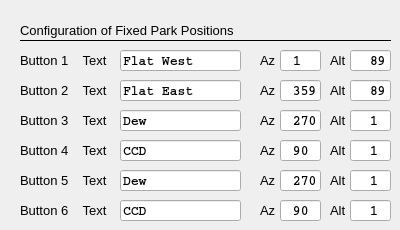
     <widget class="QWidget" name="tab_10">
      <attribute name="title">
       <string>Park Positions Config</string>
      </attribute>
      <widget class="QLineEdit" name="le_altParkPos3">
       <property name="geometry">
        <rect>
         <x>350</x>
         <y>110</y>
         <width>41</width>
         <height>21</height>
        </rect>
       </property>
       <property name="font">
        <font>
         <family>Courier</family>
         <pointsize>10</pointsize>
         <weight>75</weight>
         <bold>true</bold>
        </font>
       </property>
       <property name="mouseTracking">
        <bool>false</bool>
       </property>
       <property name="acceptDrops">
        <bool>false</bool>
       </property>
       <property name="layoutDirection">
        <enum>Qt::RightToLeft</enum>
       </property>
       <property name="inputMask">
        <string>99</string>
       </property>
       <property name="text">
        <string>1</string>
       </property>
       <property name="alignment">
        <set>Qt::AlignRight|Qt::AlignTrailing|Qt::AlignVCenter</set>
       </property>
       <property name="readOnly">
        <bool>false</bool>
       </property>
      </widget>
      <widget class="QLineEdit" name="le_parkPos3Text">
       <property name="geometry">
        <rect>
         <x>120</x>
         <y>110</y>
         <width>121</width>
         <height>21</height>
        </rect>
       </property>
       <property name="font">
        <font>
         <family>Courier</family>
         <pointsize>10</pointsize>
         <weight>75</weight>
         <bold>true</bold>
        </font>
       </property>
       <property name="mouseTracking">
        <bool>false</bool>
       </property>
       <property name="acceptDrops">
        <bool>false</bool>
       </property>
       <property name="toolTip">
        <string>Button text park menu 3</string>
       </property>
       <property name="layoutDirection">
        <enum>Qt::RightToLeft</enum>
       </property>
       <property name="text">
        <string>Dew</string>
       </property>
       <property name="alignment">
        <set>Qt::AlignLeading|Qt::AlignLeft|Qt::AlignVCenter</set>
       </property>
       <property name="readOnly">
        <bool>false</bool>
       </property>
      </widget>
      <widget class="QLineEdit" name="le_parkPos1Text">
       <property name="geometry">
        <rect>
         <x>120</x>
         <y>50</y>
         <width>121</width>
         <height>21</height>
        </rect>
       </property>
       <property name="font">
        <font>
         <family>Courier</family>
         <pointsize>10</pointsize>
         <weight>75</weight>
         <bold>true</bold>
        </font>
       </property>
       <property name="mouseTracking">
        <bool>false</bool>
       </property>
       <property name="acceptDrops">
        <bool>false</bool>
       </property>
       <property name="toolTip">
        <string>Button text park menu 1</string>
       </property>
       <property name="layoutDirection">
        <enum>Qt::RightToLeft</enum>
       </property>
       <property name="text">
        <string>Flat West</string>
       </property>
       <property name="readOnly">
        <bool>false</bool>
       </property>
      </widget>
      <widget class="QLabel" name="label_19">
       <property name="geometry">
        <rect>
         <x>260</x>
         <y>50</y>
         <width>21</width>
         <height>21</height>
        </rect>
       </property>
       <property name="font">
        <font>
         <pointsize>10</pointsize>
        </font>
       </property>
       <property name="text">
        <string>Az</string>
       </property>
      </widget>
      <widget class="QLabel" name="label_43">
       <property name="geometry">
        <rect>
         <x>260</x>
         <y>80</y>
         <width>21</width>
         <height>21</height>
        </rect>
       </property>
       <property name="font">
        <font>
         <pointsize>10</pointsize>
        </font>
       </property>
       <property name="text">
        <string>Az</string>
       </property>
      </widget>
      <widget class="QLabel" name="label_54">
       <property name="geometry">
        <rect>
         <x>20</x>
         <y>20</y>
         <width>221</width>
         <height>21</height>
        </rect>
       </property>
       <property name="font">
        <font>
         <pointsize>10</pointsize>
        </font>
       </property>
       <property name="text">
        <string>Configuration of Fixed Park Positions </string>
       </property>
      </widget>
      <widget class="QLineEdit" name="le_azParkPos3">
       <property name="geometry">
        <rect>
         <x>280</x>
         <y>110</y>
         <width>41</width>
         <height>21</height>
        </rect>
       </property>
       <property name="font">
        <font>
         <family>Courier</family>
         <pointsize>10</pointsize>
         <weight>75</weight>
         <bold>true</bold>
        </font>
       </property>
       <property name="mouseTracking">
        <bool>false</bool>
       </property>
       <property name="acceptDrops">
        <bool>false</bool>
       </property>
       <property name="layoutDirection">
        <enum>Qt::RightToLeft</enum>
       </property>
       <property name="inputMask">
        <string>999</string>
       </property>
       <property name="text">
        <string>270</string>
       </property>
       <property name="alignment">
        <set>Qt::AlignRight|Qt::AlignTrailing|Qt::AlignVCenter</set>
       </property>
       <property name="readOnly">
        <bool>false</bool>
       </property>
      </widget>
      <widget class="QLineEdit" name="le_parkPos2Text">
       <property name="geometry">
        <rect>
         <x>120</x>
         <y>80</y>
         <width>121</width>
         <height>21</height>
        </rect>
       </property>
       <property name="font">
        <font>
         <family>Courier</family>
         <pointsize>10</pointsize>
         <weight>75</weight>
         <bold>true</bold>
        </font>
       </property>
       <property name="mouseTracking">
        <bool>false</bool>
       </property>
       <property name="acceptDrops">
        <bool>false</bool>
       </property>
       <property name="toolTip">
        <string>Button text park menu 2</string>
       </property>
       <property name="layoutDirection">
        <enum>Qt::RightToLeft</enum>
       </property>
       <property name="text">
        <string>Flat East</string>
       </property>
       <property name="alignment">
        <set>Qt::AlignLeading|Qt::AlignLeft|Qt::AlignVCenter</set>
       </property>
       <property name="readOnly">
        <bool>false</bool>
       </property>
      </widget>
      <widget class="QLineEdit" name="le_azParkPos1">
       <property name="geometry">
        <rect>
         <x>280</x>
         <y>50</y>
         <width>41</width>
         <height>21</height>
        </rect>
       </property>
       <property name="font">
        <font>
         <family>Courier</family>
         <pointsize>10</pointsize>
         <weight>75</weight>
         <bold>true</bold>
        </font>
       </property>
       <property name="mouseTracking">
        <bool>false</bool>
       </property>
       <property name="acceptDrops">
        <bool>false</bool>
       </property>
       <property name="layoutDirection">
        <enum>Qt::RightToLeft</enum>
       </property>
       <property name="inputMask">
        <string>999</string>
       </property>
       <property name="text">
        <string>1</string>
       </property>
       <property name="alignment">
        <set>Qt::AlignRight|Qt::AlignTrailing|Qt::AlignVCenter</set>
       </property>
       <property name="readOnly">
        <bool>false</bool>
       </property>
      </widget>
      <widget class="QLabel" name="label_45">
       <property name="geometry">
        <rect>
         <x>330</x>
         <y>80</y>
         <width>21</width>
         <height>21</height>
        </rect>
       </property>
       <property name="font">
        <font>
         <pointsize>10</pointsize>
        </font>
       </property>
       <property name="text">
        <string>Alt</string>
       </property>
      </widget>
      <widget class="QLineEdit" name="le_altParkPos4">
       <property name="geometry">
        <rect>
         <x>350</x>
         <y>140</y>
         <width>41</width>
         <height>21</height>
        </rect>
       </property>
       <property name="font">
        <font>
         <family>Courier</family>
         <pointsize>10</pointsize>
         <weight>75</weight>
         <bold>true</bold>
        </font>
       </property>
       <property name="mouseTracking">
        <bool>false</bool>
       </property>
       <property name="acceptDrops">
        <bool>false</bool>
       </property>
       <property name="layoutDirection">
        <enum>Qt::RightToLeft</enum>
       </property>
       <property name="inputMask">
        <string>99</string>
       </property>
       <property name="text">
        <string>1</string>
       </property>
       <property name="alignment">
        <set>Qt::AlignRight|Qt::AlignTrailing|Qt::AlignVCenter</set>
       </property>
       <property name="readOnly">
        <bool>false</bool>
       </property>
      </widget>
      <widget class="QLineEdit" name="le_altParkPos1">
       <property name="geometry">
        <rect>
         <x>350</x>
         <y>50</y>
         <width>41</width>
         <height>21</height>
        </rect>
       </property>
       <property name="font">
        <font>
         <family>Courier</family>
         <pointsize>10</pointsize>
         <weight>75</weight>
         <bold>true</bold>
        </font>
       </property>
       <property name="mouseTracking">
        <bool>false</bool>
       </property>
       <property name="acceptDrops">
        <bool>false</bool>
       </property>
       <property name="layoutDirection">
        <enum>Qt::RightToLeft</enum>
       </property>
       <property name="inputMask">
        <string>99</string>
       </property>
       <property name="text">
        <string>89</string>
       </property>
       <property name="alignment">
        <set>Qt::AlignRight|Qt::AlignTrailing|Qt::AlignVCenter</set>
       </property>
       <property name="readOnly">
        <bool>false</bool>
       </property>
      </widget>
      <widget class="QLabel" name="label_2">
       <property name="geometry">
        <rect>
         <x>20</x>
         <y>50</y>
         <width>121</width>
         <height>21</height>
        </rect>
       </property>
       <property name="font">
        <font>
         <pointsize>10</pointsize>
        </font>
       </property>
       <property name="text">
        <string>Button 1    Text</string>
       </property>
      </widget>
      <widget class="QLineEdit" name="le_altParkPos2">
       <property name="geometry">
        <rect>
         <x>350</x>
         <y>80</y>
         <width>41</width>
         <height>21</height>
        </rect>
       </property>
       <property name="font">
        <font>
         <family>Courier</family>
         <pointsize>10</pointsize>
         <weight>75</weight>
         <bold>true</bold>
        </font>
       </property>
       <property name="mouseTracking">
        <bool>false</bool>
       </property>
       <property name="acceptDrops">
        <bool>false</bool>
       </property>
       <property name="layoutDirection">
        <enum>Qt::RightToLeft</enum>
       </property>
       <property name="inputMask">
        <string>99</string>
       </property>
       <property name="text">
        <string>89</string>
       </property>
       <property name="alignment">
        <set>Qt::AlignRight|Qt::AlignTrailing|Qt::AlignVCenter</set>
       </property>
       <property name="readOnly">
        <bool>false</bool>
       </property>
      </widget>
      <widget class="QLabel" name="label_51">
       <property name="geometry">
        <rect>
         <x>330</x>
         <y>140</y>
         <width>21</width>
         <height>21</height>
        </rect>
       </property>
       <property name="font">
        <font>
         <pointsize>10</pointsize>
        </font>
       </property>
       <property name="text">
        <string>Alt</string>
       </property>
      </widget>
      <widget class="QLabel" name="label_50">
       <property name="geometry">
        <rect>
         <x>20</x>
         <y>140</y>
         <width>121</width>
         <height>21</height>
        </rect>
       </property>
       <property name="font">
        <font>
         <pointsize>10</pointsize>
        </font>
       </property>
       <property name="text">
        <string>Button 4    Text</string>
       </property>
      </widget>
      <widget class="QLabel" name="label_44">
       <property name="geometry">
        <rect>
         <x>20</x>
         <y>80</y>
         <width>121</width>
         <height>21</height>
        </rect>
       </property>
       <property name="font">
        <font>
         <pointsize>10</pointsize>
        </font>
       </property>
       <property name="text">
        <string>Button 2    Text</string>
       </property>
      </widget>
      <widget class="QLineEdit" name="le_azParkPos2">
       <property name="geometry">
        <rect>
         <x>280</x>
         <y>80</y>
         <width>41</width>
         <height>21</height>
        </rect>
       </property>
       <property name="font">
        <font>
         <family>Courier</family>
         <pointsize>10</pointsize>
         <weight>75</weight>
         <bold>true</bold>
        </font>
       </property>
       <property name="mouseTracking">
        <bool>false</bool>
       </property>
       <property name="acceptDrops">
        <bool>false</bool>
       </property>
       <property name="layoutDirection">
        <enum>Qt::RightToLeft</enum>
       </property>
       <property name="inputMask">
        <string>999</string>
       </property>
       <property name="text">
        <string>359</string>
       </property>
       <property name="alignment">
        <set>Qt::AlignRight|Qt::AlignTrailing|Qt::AlignVCenter</set>
       </property>
       <property name="readOnly">
        <bool>false</bool>
       </property>
      </widget>
      <widget class="QLabel" name="label_49">
       <property name="geometry">
        <rect>
         <x>260</x>
         <y>140</y>
         <width>21</width>
         <height>21</height>
        </rect>
       </property>
       <property name="font">
        <font>
         <pointsize>10</pointsize>
        </font>
       </property>
       <property name="text">
        <string>Az</string>
       </property>
      </widget>
      <widget class="QLabel" name="label_3">
       <property name="geometry">
        <rect>
         <x>330</x>
         <y>50</y>
         <width>21</width>
         <height>21</height>
        </rect>
       </property>
       <property name="font">
        <font>
         <pointsize>10</pointsize>
        </font>
       </property>
       <property name="text">
        <string>Alt</string>
       </property>
      </widget>
      <widget class="Line" name="line_4">
       <property name="geometry">
        <rect>
         <x>20</x>
         <y>30</y>
         <width>371</width>
         <height>21</height>
        </rect>
       </property>
       <property name="font">
        <font>
         <pointsize>10</pointsize>
        </font>
       </property>
       <property name="frameShadow">
        <enum>QFrame::Plain</enum>
       </property>
       <property name="orientation">
        <enum>Qt::Horizontal</enum>
       </property>
      </widget>
      <widget class="QLineEdit" name="le_azParkPos4">
       <property name="geometry">
        <rect>
         <x>280</x>
         <y>140</y>
         <width>41</width>
         <height>21</height>
        </rect>
       </property>
       <property name="font">
        <font>
         <family>Courier</family>
         <pointsize>10</pointsize>
         <weight>75</weight>
         <bold>true</bold>
        </font>
       </property>
       <property name="mouseTracking">
        <bool>false</bool>
       </property>
       <property name="acceptDrops">
        <bool>false</bool>
       </property>
       <property name="layoutDirection">
        <enum>Qt::RightToLeft</enum>
       </property>
       <property name="inputMask">
        <string>999</string>
       </property>
       <property name="text">
        <string>90</string>
       </property>
       <property name="alignment">
        <set>Qt::AlignRight|Qt::AlignTrailing|Qt::AlignVCenter</set>
       </property>
       <property name="readOnly">
        <bool>false</bool>
       </property>
      </widget>
      <widget class="QLabel" name="label_46">
       <property name="geometry">
        <rect>
         <x>260</x>
         <y>110</y>
         <width>21</width>
         <height>21</height>
        </rect>
       </property>
       <property name="font">
        <font>
         <pointsize>10</pointsize>
        </font>
       </property>
       <property name="text">
        <string>Az</string>
       </property>
      </widget>
      <widget class="QLabel" name="label_48">
       <property name="geometry">
        <rect>
         <x>330</x>
         <y>110</y>
         <width>21</width>
         <height>21</height>
        </rect>
       </property>
       <property name="font">
        <font>
         <pointsize>10</pointsize>
        </font>
       </property>
       <property name="text">
        <string>Alt</string>
       </property>
      </widget>
      <widget class="QLineEdit" name="le_parkPos4Text">
       <property name="geometry">
        <rect>
         <x>120</x>
         <y>140</y>
         <width>121</width>
         <height>21</height>
        </rect>
       </property>
       <property name="font">
        <font>
         <family>Courier</family>
         <pointsize>10</pointsize>
         <weight>75</weight>
         <bold>true</bold>
        </font>
       </property>
       <property name="mouseTracking">
        <bool>false</bool>
       </property>
       <property name="acceptDrops">
        <bool>false</bool>
       </property>
       <property name="toolTip">
        <string>Button text park menu 4</string>
       </property>
       <property name="layoutDirection">
        <enum>Qt::RightToLeft</enum>
       </property>
       <property name="text">
        <string>CCD</string>
       </property>
       <property name="alignment">
        <set>Qt::AlignLeading|Qt::AlignLeft|Qt::AlignVCenter</set>
       </property>
       <property name="readOnly">
        <bool>false</bool>
       </property>
      </widget>
      <widget class="QLabel" name="label_47">
       <property name="geometry">
        <rect>
         <x>20</x>
         <y>110</y>
         <width>121</width>
         <height>21</height>
        </rect>
       </property>
       <property name="font">
        <font>
         <pointsize>10</pointsize>
        </font>
       </property>
       <property name="text">
        <string>Button 3    Text</string>
       </property>
      </widget>
      <widget class="QLineEdit" name="le_azParkPos5">
       <property name="geometry">
        <rect>
         <x>280</x>
         <y>170</y>
         <width>41</width>
         <height>21</height>
        </rect>
       </property>
       <property name="font">
        <font>
         <family>Courier</family>
         <pointsize>10</pointsize>
         <weight>75</weight>
         <bold>true</bold>
        </font>
       </property>
       <property name="mouseTracking">
        <bool>false</bool>
       </property>
       <property name="acceptDrops">
        <bool>false</bool>
       </property>
       <property name="layoutDirection">
        <enum>Qt::RightToLeft</enum>
       </property>
       <property name="inputMask">
        <string>999</string>
       </property>
       <property name="text">
        <string>270</string>
       </property>
       <property name="alignment">
        <set>Qt::AlignRight|Qt::AlignTrailing|Qt::AlignVCenter</set>
       </property>
       <property name="readOnly">
        <bool>false</bool>
       </property>
      </widget>
      <widget class="QLabel" name="label_92">
       <property name="geometry">
        <rect>
         <x>20</x>
         <y>200</y>
         <width>121</width>
         <height>21</height>
        </rect>
       </property>
       <property name="font">
        <font>
         <pointsize>10</pointsize>
        </font>
       </property>
       <property name="text">
        <string>Button 6    Text</string>
       </property>
      </widget>
      <widget class="QLineEdit" name="le_altParkPos6">
       <property name="geometry">
        <rect>
         <x>350</x>
         <y>200</y>
         <width>41</width>
         <height>21</height>
        </rect>
       </property>
       <property name="font">
        <font>
         <family>Courier</family>
         <pointsize>10</pointsize>
         <weight>75</weight>
         <bold>true</bold>
        </font>
       </property>
       <property name="mouseTracking">
        <bool>false</bool>
       </property>
       <property name="acceptDrops">
        <bool>false</bool>
       </property>
       <property name="layoutDirection">
        <enum>Qt::RightToLeft</enum>
       </property>
       <property name="inputMask">
        <string>99</string>
       </property>
       <property name="text">
        <string>1</string>
       </property>
       <property name="alignment">
        <set>Qt::AlignRight|Qt::AlignTrailing|Qt::AlignVCenter</set>
       </property>
       <property name="readOnly">
        <bool>false</bool>
       </property>
      </widget>
      <widget class="QLabel" name="label_93">
       <property name="geometry">
        <rect>
         <x>260</x>
         <y>170</y>
         <width>21</width>
         <height>21</height>
        </rect>
       </property>
       <property name="font">
        <font>
         <pointsize>10</pointsize>
        </font>
       </property>
       <property name="text">
        <string>Az</string>
       </property>
      </widget>
      <widget class="QLabel" name="label_94">
       <property name="geometry">
        <rect>
         <x>330</x>
         <y>170</y>
         <width>21</width>
         <height>21</height>
        </rect>
       </property>
       <property name="font">
        <font>
         <pointsize>10</pointsize>
        </font>
       </property>
       <property name="text">
        <string>Alt</string>
       </property>
      </widget>
      <widget class="QLabel" name="label_95">
       <property name="geometry">
        <rect>
         <x>20</x>
         <y>170</y>
         <width>121</width>
         <height>21</height>
        </rect>
       </property>
       <property name="font">
        <font>
         <pointsize>10</pointsize>
        </font>
       </property>
       <property name="text">
        <string>Button 5    Text</string>
       </property>
      </widget>
      <widget class="QLineEdit" name="le_altParkPos5">
       <property name="geometry">
        <rect>
         <x>350</x>
         <y>170</y>
         <width>41</width>
         <height>21</height>
        </rect>
       </property>
       <property name="font">
        <font>
         <family>Courier</family>
         <pointsize>10</pointsize>
         <weight>75</weight>
         <bold>true</bold>
        </font>
       </property>
       <property name="mouseTracking">
        <bool>false</bool>
       </property>
       <property name="acceptDrops">
        <bool>false</bool>
       </property>
       <property name="layoutDirection">
        <enum>Qt::RightToLeft</enum>
       </property>
       <property name="inputMask">
        <string>99</string>
       </property>
       <property name="text">
        <string>1</string>
       </property>
       <property name="alignment">
        <set>Qt::AlignRight|Qt::AlignTrailing|Qt::AlignVCenter</set>
       </property>
       <property name="readOnly">
        <bool>false</bool>
       </property>
      </widget>
      <widget class="QLineEdit" name="le_parkPos6Text">
       <property name="geometry">
        <rect>
         <x>120</x>
         <y>200</y>
         <width>121</width>
         <height>21</height>
        </rect>
       </property>
       <property name="font">
        <font>
         <family>Courier</family>
         <pointsize>10</pointsize>
         <weight>75</weight>
         <bold>true</bold>
        </font>
       </property>
       <property name="mouseTracking">
        <bool>false</bool>
       </property>
       <property name="acceptDrops">
        <bool>false</bool>
       </property>
       <property name="toolTip">
        <string>Button text park menu 4</string>
       </property>
       <property name="layoutDirection">
        <enum>Qt::RightToLeft</enum>
       </property>
       <property name="text">
        <string>CCD</string>
       </property>
       <property name="alignment">
        <set>Qt::AlignLeading|Qt::AlignLeft|Qt::AlignVCenter</set>
       </property>
       <property name="readOnly">
        <bool>false</bool>
       </property>
      </widget>
      <widget class="QLineEdit" name="le_parkPos5Text">
       <property name="geometry">
        <rect>
         <x>120</x>
         <y>170</y>
         <width>121</width>
         <height>21</height>
        </rect>
       </property>
       <property name="font">
        <font>
         <family>Courier</family>
         <pointsize>10</pointsize>
         <weight>75</weight>
         <bold>true</bold>
        </font>
       </property>
       <property name="mouseTracking">
        <bool>false</bool>
       </property>
       <property name="acceptDrops">
        <bool>false</bool>
       </property>
       <property name="toolTip">
        <string>Button text park menu 3</string>
       </property>
       <property name="layoutDirection">
        <enum>Qt::RightToLeft</enum>
       </property>
       <property name="text">
        <string>Dew</string>
       </property>
       <property name="alignment">
        <set>Qt::AlignLeading|Qt::AlignLeft|Qt::AlignVCenter</set>
       </property>
       <property name="readOnly">
        <bool>false</bool>
       </property>
      </widget>
      <widget class="QLabel" name="label_131">
       <property name="geometry">
        <rect>
         <x>260</x>
         <y>200</y>
         <width>21</width>
         <height>21</height>
        </rect>
       </property>
       <property name="font">
        <font>
         <pointsize>10</pointsize>
        </font>
       </property>
       <property name="text">
        <string>Az</string>
       </property>
      </widget>
      <widget class="QLabel" name="label_132">
       <property name="geometry">
        <rect>
         <x>330</x>
         <y>200</y>
         <width>21</width>
         <height>21</height>
        </rect>
       </property>
       <property name="font">
        <font>
         <pointsize>10</pointsize>
        </font>
       </property>
       <property name="text">
        <string>Alt</string>
       </property>
      </widget>
      <widget class="QLineEdit" name="le_azParkPos6">
       <property name="geometry">
        <rect>
         <x>280</x>
         <y>200</y>
         <width>41</width>
         <height>21</height>
        </rect>
       </property>
       <property name="font">
        <font>
         <family>Courier</family>
         <pointsize>10</pointsize>
         <weight>75</weight>
         <bold>true</bold>
        </font>
       </property>
       <property name="mouseTracking">
        <bool>false</bool>
       </property>
       <property name="acceptDrops">
        <bool>false</bool>
       </property>
       <property name="layoutDirection">
        <enum>Qt::RightToLeft</enum>
       </property>
       <property name="inputMask">
        <string>999</string>
       </property>
       <property name="text">
        <string>90</string>
       </property>
       <property name="alignment">
        <set>Qt::AlignRight|Qt::AlignTrailing|Qt::AlignVCenter</set>
       </property>
       <property name="readOnly">
        <bool>false</bool>
       </property>
      </widget>
     </widget>
